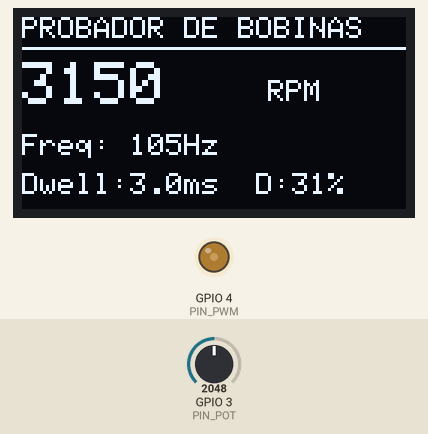
Recording of a sketch running on a simulated ESP32-C3. Parts: 128×64 one-colour display, output pins drawn as LEDs (lit = HIGH). Inputs (shaded band) come from the test bench; at power-on: GPIO 3 (PIN_POT) = 2048 (analog values on the 0–4095 scale).

Above: at 3.2 s.
3.3 s: GPIO 3 (PIN_POT) set to 1228
At 4.6 s:
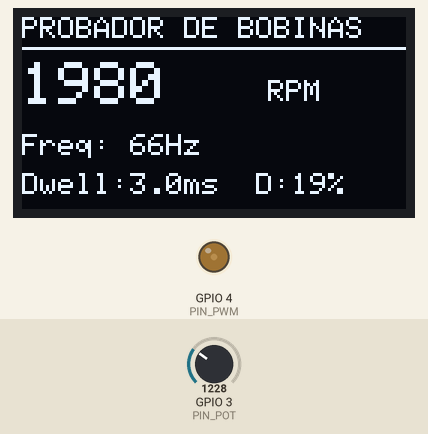
4.9 s: GPIO 3 (PIN_POT) set to 2047
At 6.0 s:
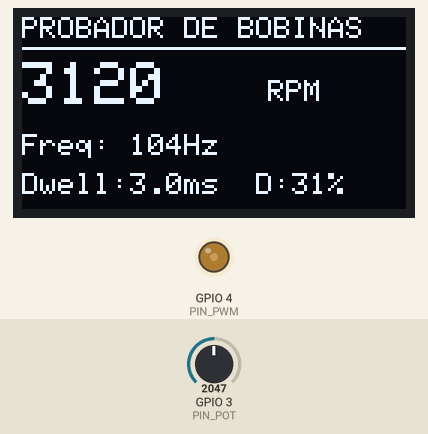
6.5 s: GPIO 3 (PIN_POT) set to 2866
At 7.3 s:
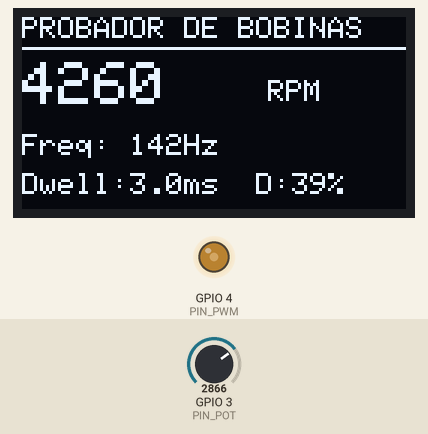
Timing chart, 0 to 9.5 s (numbered marks = the images above; inputs shaded):
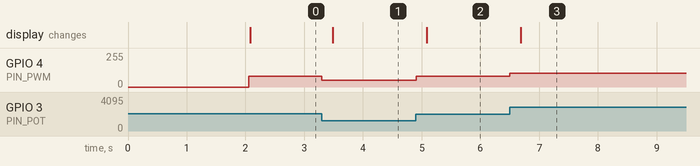

Measured:
- after the input at 3.3 s, GPIO 4 (PIN_PWM): 80/255 → 50/255 at once; the display: changes after 0.18 s (image 1)
- after the input at 4.9 s, GPIO 4 (PIN_PWM): 50/255 → 80/255 at once; the display: changes after 0.19 s (image 2)
- after the input at 6.5 s, GPIO 4 (PIN_PWM): 80/255 → 102/255 at once; the display: changes after 0.19 s (image 3)

The sketch:

Probador_Bobinas.ino
```cpp
/*
 * Probador de encendido COP con Pantalla OLED 128x64 (Diseño Mejorado)
 * ESP32-C3 Super Mini + PC817 + IGBT FGH60N60SFD
 */

#include <Wire.h>
#include <Adafruit_GFX.h>
#include <Adafruit_SSD1306.h>

// ---------- Configuración de la Pantalla OLED ----------
#define SCREEN_WIDTH 128
#define SCREEN_HEIGHT 64
#define OLED_RESET    -1
#define SCREEN_ADDRESS 0x3C

Adafruit_SSD1306 display(SCREEN_WIDTH, SCREEN_HEIGHT, &Wire, OLED_RESET);

// ---------- Bitmap del Logo SISU (128x64px) ----------
const unsigned char epd_bitmap_Logo_SISU [] PROGMEM = {
	0x00, 0x00, 0x00, 0x00, 0x00, 0x00, 0x00, 0x00, 0x00, 0x00, 0x00, 0x00, 0x00, 0x00, 0x00, 0x00,
	0x00, 0x00, 0x00, 0x00, 0x00, 0x00, 0x00, 0x00, 0x00, 0x00, 0x00, 0x00, 0x00, 0x00, 0x00, 0x00,
	0x00, 0x00, 0x00, 0x00, 0x00, 0x00, 0x00, 0x00, 0x00, 0x00, 0x00, 0x00, 0x00, 0x00, 0x00, 0x00,
	0x00, 0x00, 0x00, 0x00, 0x00, 0x00, 0x00, 0x00, 0x00, 0x00, 0x00, 0x00, 0x00, 0x00, 0x00, 0x00,
	0x00, 0x00, 0x00, 0x00, 0x00, 0x00, 0x00, 0x00, 0x00, 0x00, 0x00, 0x00, 0x00, 0x00, 0x00, 0x00,
	0x00, 0x00, 0x00, 0x00, 0x00, 0x00, 0x00, 0x00, 0x00, 0x00, 0x00, 0x00, 0x00, 0x00, 0x00, 0x00,
	0x00, 0x00, 0x00, 0x00, 0x00, 0x00, 0x00, 0x00, 0x00, 0x00, 0x00, 0x00, 0x00, 0x00, 0x00, 0x00,
	0x00, 0x00, 0x00, 0x00, 0x00, 0x00, 0x00, 0x00, 0x00, 0x00, 0x00, 0x00, 0x00, 0x00, 0x00, 0x00,
	0x00, 0x00, 0x00, 0x00, 0x00, 0x00, 0x00, 0x00, 0x00, 0x00, 0x00, 0x00, 0x00, 0x00, 0x00, 0x00,
	0x00, 0x00, 0x00, 0x00, 0x00, 0x00, 0x00, 0x00, 0x00, 0x00, 0x00, 0x00, 0x00, 0x00, 0x00, 0x00,
	0x00, 0x00, 0x00, 0x00, 0x00, 0x00, 0x00, 0x00, 0x00, 0x00, 0x00, 0x00, 0x00, 0x00, 0x00, 0x00,
	0x00, 0x00, 0x00, 0x00, 0x00, 0x00, 0x00, 0x00, 0x00, 0x00, 0x00, 0x00, 0x00, 0x00, 0x00, 0x00,
	0x00, 0x00, 0x00, 0x00, 0x00, 0x00, 0x00, 0x00, 0x00, 0x00, 0x00, 0x00, 0x00, 0x00, 0x00, 0x00,
	0x00, 0x00, 0x00, 0x00, 0x00, 0x00, 0x00, 0x00, 0x00, 0x00, 0x00, 0x00, 0x00, 0x00, 0x00, 0x00,
	0x00, 0x00, 0x00, 0x00, 0x00, 0x00, 0x00, 0x00, 0x00, 0x00, 0x00, 0x00, 0x00, 0x00, 0x00, 0x00,
	0x00, 0x00, 0x00, 0x00, 0x00, 0x00, 0x00, 0x00, 0x00, 0x00, 0x00, 0x00, 0x00, 0x00, 0x00, 0x00,
	0x00, 0x00, 0x00, 0x00, 0x00, 0x00, 0x00, 0x00, 0x00, 0x00, 0x00, 0x00, 0x00, 0x00, 0x00, 0x00,
	0x00, 0x00, 0x00, 0x00, 0x00, 0x00, 0x00, 0x00, 0x00, 0x00, 0x00, 0x00, 0x00, 0x00, 0x00, 0x00,
	0x00, 0x00, 0x00, 0x00, 0x00, 0x00, 0x00, 0x00, 0x00, 0x00, 0x00, 0x00, 0x00, 0x00, 0x00, 0x00,
	0x00, 0x00, 0x00, 0x00, 0x00, 0x00, 0x00, 0x00, 0x00, 0x00, 0x00, 0x00, 0x00, 0x00, 0x00, 0x00,
	0x00, 0x00, 0x00, 0x00, 0x00, 0x00, 0x00, 0x00, 0x00, 0x00, 0x00, 0x00, 0x00, 0x00, 0x00, 0x00,
	0x00, 0x00, 0x00, 0x00, 0x00, 0x00, 0x00, 0x00, 0x00, 0x00, 0x00, 0x00, 0x00, 0x00, 0x00, 0x00,
	0x00, 0x00, 0x00, 0x00, 0x00, 0x00, 0x00, 0x00, 0x00, 0x00, 0x00, 0x00, 0x00, 0x00, 0x00, 0x00,
	0x00, 0x00, 0x00, 0x00, 0x00, 0x00, 0x00, 0x00, 0x00, 0x00, 0x00, 0x00, 0x00, 0x00, 0x00, 0x00,
	0x00, 0x00, 0x00, 0x00, 0x00, 0x00, 0x00, 0x00, 0x00, 0x00, 0x00, 0x00, 0x00, 0x00, 0x00, 0x00,
	0x00, 0x00, 0x00, 0x03, 0xff, 0xff, 0xdf, 0xef, 0xff, 0xff, 0x7f, 0x03, 0xf8, 0x00, 0x00, 0x00,
	0x00, 0x00, 0x00, 0x07, 0xff, 0xff, 0xdf, 0xdf, 0xff, 0xfe, 0x7f, 0x03, 0xf8, 0x00, 0x00, 0x00,
	0x00, 0x00, 0x00, 0x07, 0xf8, 0x00, 0x1f, 0xdf, 0xe0, 0x00, 0xff, 0x03, 0xf8, 0x00, 0x00, 0x00,
	0x00, 0x00, 0x00, 0x07, 0xff, 0xe0, 0x3f, 0xdf, 0xff, 0x80, 0xfe, 0x07, 0xf8, 0x00, 0x00, 0x00,
	0x00, 0x00, 0x00, 0x07, 0xff, 0xff, 0x3f, 0x9f, 0xff, 0xfc, 0xfe, 0x07, 0xf0, 0x00, 0x00, 0x00,
	0x00, 0x00, 0x00, 0x03, 0xff, 0xff, 0xbf, 0x8f, 0xff, 0xfd, 0xfe, 0x07, 0xf0, 0x00, 0x00, 0x00,
	0x00, 0x00, 0x00, 0x00, 0x0f, 0xff, 0x7f, 0x80, 0x3f, 0xfd, 0xfc, 0x0f, 0xf0, 0x00, 0x00, 0x00,
	0x00, 0x00, 0x00, 0x00, 0x00, 0xff, 0x7f, 0x00, 0x03, 0xfd, 0xff, 0xff, 0xe0, 0x00, 0x00, 0x00,
	0x00, 0x00, 0x00, 0x1f, 0xff, 0xff, 0x7f, 0x7f, 0xff, 0xf9, 0xff, 0xff, 0xe0, 0x00, 0x00, 0x00,
	0x00, 0x00, 0x00, 0x1f, 0xff, 0xfe, 0x7f, 0x7f, 0xff, 0xf9, 0xff, 0xff, 0xc0, 0x00, 0x00, 0x00,
	0x00, 0x00, 0x00, 0x00, 0x00, 0x00, 0x00, 0x00, 0x00, 0x00, 0x00, 0x00, 0x00, 0x00, 0x00, 0x00,
	0x00, 0x00, 0x00, 0x00, 0x00, 0x00, 0x00, 0x00, 0x00, 0x00, 0x00, 0x00, 0x00, 0x00, 0x00, 0x00,
	0x00, 0x00, 0x00, 0x00, 0x00, 0x00, 0x00, 0x00, 0x00, 0x00, 0x00, 0x00, 0x00, 0x00, 0x00, 0x00,
	0x00, 0x00, 0x00, 0x00, 0x00, 0x00, 0x00, 0x00, 0x00, 0x00, 0x00, 0x00, 0x00, 0x00, 0x00, 0x00,
	0x00, 0x00, 0x00, 0x00, 0x00, 0x00, 0x00, 0x00, 0x00, 0x00, 0x00, 0x00, 0x00, 0x00, 0x00, 0x00,
	0x00, 0x00, 0x00, 0x00, 0x00, 0x00, 0x00, 0x00, 0x00, 0x00, 0x00, 0x00, 0x00, 0x00, 0x00, 0x00,
	0x00, 0x00, 0x00, 0x00, 0x00, 0x00, 0x00, 0x00, 0x00, 0x00, 0x00, 0x00, 0x00, 0x00, 0x00, 0x00,
	0x00, 0x00, 0x00, 0x00, 0x00, 0x00, 0x00, 0x00, 0x00, 0x00, 0x00, 0x00, 0x00, 0x00, 0x00, 0x00,
	0x00, 0x00, 0x00, 0x00, 0x00, 0x00, 0x00, 0x00, 0x00, 0x00, 0x00, 0x00, 0x00, 0x00, 0x00, 0x00,
	0x00, 0x00, 0x00, 0x00, 0x00, 0x00, 0x00, 0x00, 0x00, 0x00, 0x00, 0x00, 0x00, 0x00, 0x00, 0x00,
	0x00, 0x00, 0x00, 0x00, 0x00, 0x00, 0x00, 0x00, 0x00, 0x00, 0x00, 0x00, 0x00, 0x00, 0x00, 0x00,
	0x00, 0x00, 0x00, 0x00, 0x00, 0x00, 0x00, 0x00, 0x00, 0x00, 0x00, 0x00, 0x00, 0x00, 0x00, 0x00,
	0x00, 0x00, 0x00, 0x00, 0x00, 0x00, 0x00, 0x00, 0x00, 0x00, 0x00, 0x00, 0x00, 0x00, 0x00, 0x00,
	0x00, 0x00, 0x00, 0x00, 0x00, 0x00, 0x00, 0x00, 0x00, 0x00, 0x00, 0x00, 0x00, 0x00, 0x00, 0x00,
	0x00, 0x00, 0x00, 0x00, 0x00, 0x00, 0x00, 0x00, 0x00, 0x00, 0x00, 0x00, 0x00, 0x00, 0x00, 0x00,
	0x00, 0x00, 0x00, 0x00, 0x00, 0x00, 0x00, 0x00, 0x00, 0x00, 0x00, 0x00, 0x00, 0x00, 0x00, 0x00,
	0x00, 0x00, 0x00, 0x00, 0x00, 0x00, 0x00, 0x00, 0x00, 0x00, 0x00, 0x00, 0x00, 0x00, 0x00, 0x00,
	0x00, 0x00, 0x00, 0x00, 0x00, 0x00, 0x00, 0x00, 0x00, 0x00, 0x00, 0x00, 0x00, 0x00, 0x00, 0x00,
	0x00, 0x00, 0x00, 0x00, 0x00, 0x00, 0x00, 0x00, 0x00, 0x00, 0x00, 0x00, 0x00, 0x00, 0x00, 0x00,
	0x00, 0x00, 0x00, 0x00, 0x00, 0x00, 0x00, 0x00, 0x00, 0x00, 0x00, 0x00, 0x00, 0x00, 0x00, 0x00,
	0x00, 0x00, 0x00, 0x00, 0x00, 0x00, 0x00, 0x00, 0x00, 0x00, 0x00, 0x00, 0x00, 0x00, 0x00, 0x00,
	0x00, 0x00, 0x00, 0x00, 0x00, 0x00, 0x00, 0x00, 0x00, 0x00, 0x00, 0x00, 0x00, 0x00, 0x00, 0x00,
	0x00, 0x00, 0x00, 0x00, 0x00, 0x00, 0x00, 0x00, 0x00, 0x00, 0x00, 0x00, 0x00, 0x00, 0x00, 0x00,
	0x00, 0x00, 0x00, 0x00, 0x00, 0x00, 0x00, 0x00, 0x00, 0x00, 0x00, 0x00, 0x00, 0x00, 0x00, 0x00
};

// ---------- Pines y Constantes del Sistema ----------
const int   PIN_POT   = 3;
const int   PIN_PWM   = 4;
const int   PIN_SDA   = 8;
const int   PIN_SCL   = 9;

const int   FREQ_MIN  = 10;
const int   FREQ_MAX  = 200;
const float DWELL_MS  = 3.0;
const float DUTY_MAX  = 0.40;

const int   RES_BITS  = 14;
const uint32_t DUTY_FULL = (1UL << RES_BITS) - 1;

#if !defined(ESP_ARDUINO_VERSION_MAJOR) || ESP_ARDUINO_VERSION_MAJOR < 3
  #define CORE_V2
  const int PWM_CHANNEL = 0;
#endif

int      freqActual = 0;
uint32_t lastOled = 0;
bool     hayOled = false;

uint32_t freqReal() {
#ifdef CORE_V2
  return ledcReadFreq(PWM_CHANNEL);
#else
  return ledcReadFreq(PIN_PWM);
#endif
}

bool aplicarPwm(int freq, uint32_t duty) {
#ifdef CORE_V2
  bool ok = ledcChangeFrequency(PWM_CHANNEL, freq, RES_BITS) != 0;
  ledcWrite(PWM_CHANNEL, duty);
#else
  bool ok = ledcChangeFrequency(PIN_PWM, freq, RES_BITS) != 0;
  ledcWrite(PIN_PWM, duty);
#endif
  return ok;
}

uint32_t dutyParaDwell(int freq) {
  float dutyFrac = DWELL_MS * freq / 1000.0f;
  if (dutyFrac > DUTY_MAX) dutyFrac = DUTY_MAX;
  return dutyFrac * DUTY_FULL;
}

void setup() {
  Serial.begin(115200);
  Wire.begin(PIN_SDA, PIN_SCL);

  if(display.begin(SSD1306_SWITCHCAPVCC, SCREEN_ADDRESS)) {
    hayOled = true;
    display.clearDisplay();
    display.drawBitmap(0, 2, epd_bitmap_Logo_SISU, 128, 64, WHITE);
    display.fillRect(0, 55, 128, 9, BLACK);
    display.display();
    delay(2000);
  }

  analogReadResolution(12);

#ifdef CORE_V2
  ledcSetup(PWM_CHANNEL, FREQ_MIN, RES_BITS);
  ledcAttachPin(PIN_PWM, PWM_CHANNEL);
  bool pwmOk = true;
#else
  bool pwmOk = ledcAttach(PIN_PWM, FREQ_MIN, RES_BITS);
#endif

  if (!pwmOk) {
    while (true) delay(1000);
  }

  freqActual = FREQ_MIN;
  aplicarPwm(FREQ_MIN, dutyParaDwell(FREQ_MIN));
}

void loop() {
  long suma = 0;
  for (int i = 0; i < 16; i++) suma += analogRead(PIN_POT);
  int adc = suma / 16;

  int freq = map(adc, 0, 4095, FREQ_MIN, FREQ_MAX);

  if (abs(freq - freqActual) >= 2) {
    freqActual = freq;
    aplicarPwm(freqActual, dutyParaDwell(freqActual));
  }

  if (millis() - lastOled >= 200) {
    lastOled = millis();
    int rpm = freqActual * 30;
    int dutyPct = int(100.0f * dutyParaDwell(freqActual) / DUTY_FULL);

    if (hayOled) {
      display.clearDisplay();

      // 1. Encabezado limpio y compacto (Tamaño 1)
      display.setTextSize(1);
      display.setTextColor(WHITE);
      display.setCursor(0, 0);
      display.print(F("PROBADOR DE BOBINAS"));

      // Línea divisoria delgada
      display.drawFastHLine(0, 10, 128, WHITE);

      // 2. RPM destacadas en tamaño grande (Tamaño 2) para verlas fácil
      display.setTextSize(2);
      display.setCursor(0, 15);
      display.print(rpm);
      display.setTextSize(1);
      display.setCursor(82, 21);
      display.print(F("RPM"));

      // 3. Frecuencia y Dwell en la parte inferior con espacio holgado
      display.setCursor(0, 39);
      display.print(F("Freq: "));
      display.print(freqReal());
      display.print(F("Hz"));

      display.setCursor(0, 52);
      display.print(F("Dwell:"));
      display.print(DWELL_MS, 1);
      display.print(F("ms  D:"));
      display.print(dutyPct);
      display.print(F("%"));

      display.display();
    }
  }
}
```
